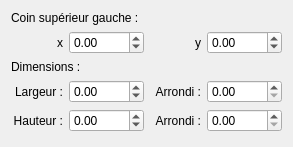
<?xml version="1.0" encoding="UTF-8"?>
<ui version="4.0">
 <class>RectangleEditor</class>
 <widget class="QWidget" name="RectangleEditor">
  <property name="geometry">
   <rect>
    <x>0</x>
    <y>0</y>
    <width>293</width>
    <height>147</height>
   </rect>
  </property>
  <layout class="QVBoxLayout" name="verticalLayout">
   <property name="sizeConstraint">
    <enum>QLayout::SetMinimumSize</enum>
   </property>
   <item>
    <layout class="QGridLayout" name="m_grid_layout">
     <item row="3" column="1">
      <widget class="QDoubleSpinBox" name="m_width_sb">
       <property name="minimum">
        <double>-5000.000000000000000</double>
       </property>
       <property name="maximum">
        <double>5000.000000000000000</double>
       </property>
      </widget>
     </item>
     <item row="4" column="0">
      <widget class="QLabel" name="label_6">
       <property name="text">
        <string>Hauteur :</string>
       </property>
       <property name="alignment">
        <set>Qt::AlignRight|Qt::AlignTrailing|Qt::AlignVCenter</set>
       </property>
      </widget>
     </item>
     <item row="2" column="0" colspan="4">
      <widget class="QLabel" name="label_4">
       <property name="text">
        <string>Dimensions :</string>
       </property>
      </widget>
     </item>
     <item row="1" column="2">
      <widget class="QLabel" name="label_3">
       <property name="text">
        <string>y</string>
       </property>
       <property name="alignment">
        <set>Qt::AlignRight|Qt::AlignTrailing|Qt::AlignVCenter</set>
       </property>
      </widget>
     </item>
     <item row="4" column="1">
      <widget class="QDoubleSpinBox" name="m_height_sb">
       <property name="minimum">
        <double>-5000.000000000000000</double>
       </property>
       <property name="maximum">
        <double>5000.000000000000000</double>
       </property>
      </widget>
     </item>
     <item row="1" column="3">
      <widget class="QDoubleSpinBox" name="m_y_sb">
       <property name="minimum">
        <double>-5000.000000000000000</double>
       </property>
       <property name="maximum">
        <double>5000.000000000000000</double>
       </property>
      </widget>
     </item>
     <item row="3" column="3">
      <widget class="QDoubleSpinBox" name="m_rx_sb">
       <property name="maximum">
        <double>2500.000000000000000</double>
       </property>
      </widget>
     </item>
     <item row="0" column="0" colspan="4">
      <widget class="QLabel" name="label">
       <property name="text">
        <string>Coin supérieur gauche :</string>
       </property>
      </widget>
     </item>
     <item row="3" column="0">
      <widget class="QLabel" name="label_5">
       <property name="text">
        <string>Largeur :</string>
       </property>
       <property name="alignment">
        <set>Qt::AlignRight|Qt::AlignTrailing|Qt::AlignVCenter</set>
       </property>
      </widget>
     </item>
     <item row="3" column="2">
      <widget class="QLabel" name="label_7">
       <property name="text">
        <string>Arrondi :</string>
       </property>
       <property name="alignment">
        <set>Qt::AlignRight|Qt::AlignTrailing|Qt::AlignVCenter</set>
       </property>
      </widget>
     </item>
     <item row="1" column="0">
      <widget class="QLabel" name="label_2">
       <property name="text">
        <string>x</string>
       </property>
       <property name="alignment">
        <set>Qt::AlignRight|Qt::AlignTrailing|Qt::AlignVCenter</set>
       </property>
      </widget>
     </item>
     <item row="1" column="1">
      <widget class="QDoubleSpinBox" name="m_x_sb">
       <property name="minimum">
        <double>-5000.000000000000000</double>
       </property>
       <property name="maximum">
        <double>5000.000000000000000</double>
       </property>
      </widget>
     </item>
     <item row="4" column="2">
      <widget class="QLabel" name="label_8">
       <property name="text">
        <string>Arrondi :</string>
       </property>
       <property name="alignment">
        <set>Qt::AlignRight|Qt::AlignTrailing|Qt::AlignVCenter</set>
       </property>
      </widget>
     </item>
     <item row="4" column="3">
      <widget class="QDoubleSpinBox" name="m_ry_sb">
       <property name="maximum">
        <double>2500.000000000000000</double>
       </property>
      </widget>
     </item>
    </layout>
   </item>
   <item>
    <spacer name="verticalSpacer">
     <property name="orientation">
      <enum>Qt::Vertical</enum>
     </property>
     <property name="sizeHint" stdset="0">
      <size>
       <width>20</width>
       <height>40</height>
      </size>
     </property>
    </spacer>
   </item>
  </layout>
 </widget>
 <resources/>
 <connections/>
</ui>
